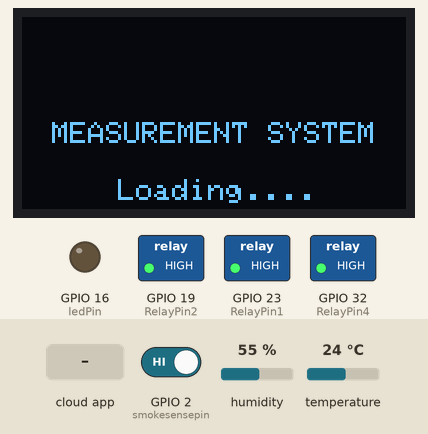
A sketch run on a simulated ESP32. Parts: 128×64 one-colour display, switched loads named in the sketch (green lamp = pin HIGH), output pins drawn as LEDs (lit = HIGH). The inputs (shaded band) are chosen by the test bench; at power-on: GPIO 2 (smokesensepin) HIGH, temperature 24 °C, humidity 55 %. WiFi joins after 1.5 s; servers stay silent unless stated; what the sketch prints to the serial monitor is not drawn.

Above: at 2.7 s.
5.4 s: GPIO 2 (smokesensepin) driven LOW
At 6.5 s:
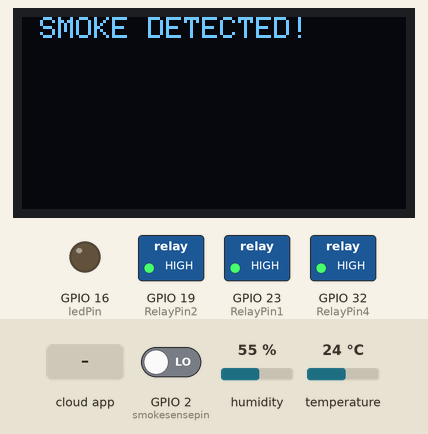
6.9 s: the phone or cloud app sets 63a28c972ee87004c2d03c38 to 1
At 8.1 s:
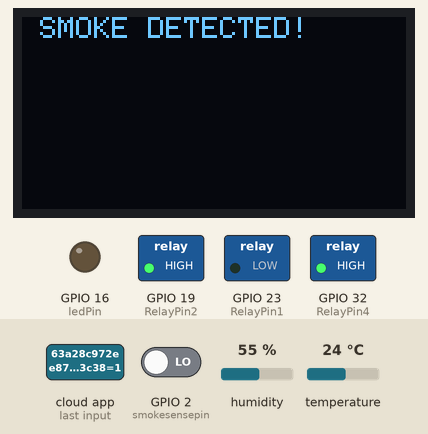
8.4 s: the phone or cloud app sets 63a28ff52ee87004c2d0421c to 1
At 9.6 s:
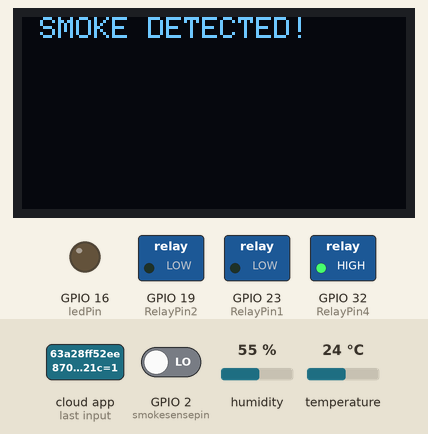
9.9 s: temperature set to 26 °C
At 11.1 s:
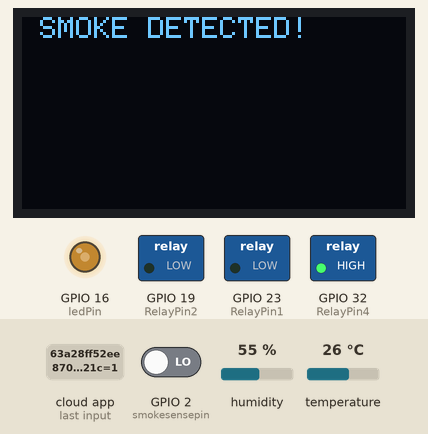
11.7 s: the phone or cloud app sets 63a28c972ee87004c2d03c38 to 0
At 12.9 s:
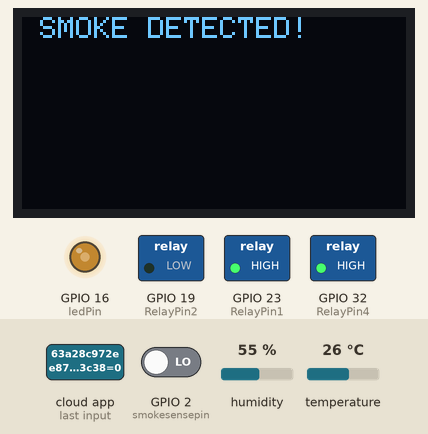
13.2 s: the phone or cloud app sets 63a28ff52ee87004c2d0421c to 0
At 13.6 s:
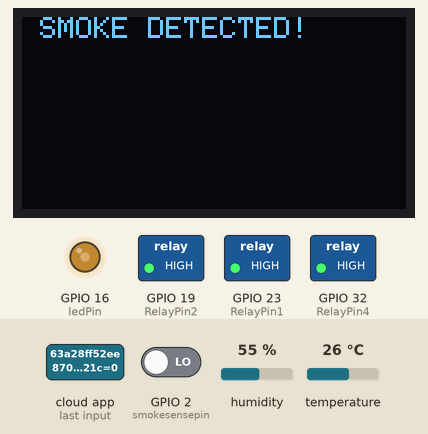
Timing chart, 0 to 15.7 s (numbered marks = the images above; inputs shaded):
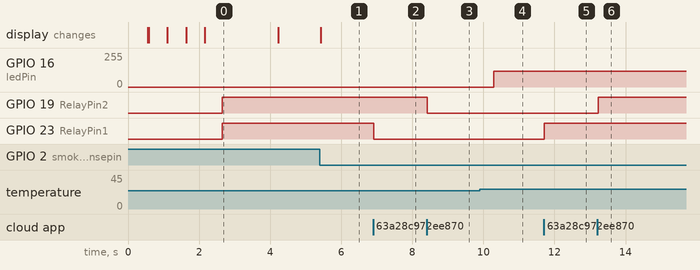

Measured:
- the behaviour switches between 24 and 25 °C on temperature (found by bisection; images 3 and 4)
- after the input at 5.4 s, the display: changes at once (image 1)
- after the input at 6.9 s, GPIO 23 (RelayPin1): HIGH → LOW at once
- after the input at 8.4 s, GPIO 19 (RelayPin2): HIGH → LOW at once
- after the input at 9.9 s, GPIO 16 (ledPin): 0/255 → 120/255 after 0.39 s
- after the input at 11.7 s, GPIO 23 (RelayPin1): LOW → HIGH at once
- after the input at 13.2 s, GPIO 19 (RelayPin2): LOW → HIGH at once

The sketch:

IOT_homeAutomation_PIDv2.ino
```cpp
#ifdef ENABLE_DEBUG
#define DEBUG_ESP_PORT Serial
#define NODEBUG_WEBSOCKETS
#define NDEBUG
#endif

#include <Arduino.h>
#include "DHT.h"

#include <WiFi.h>
#include "SinricPro.h"
#include "SinricProSwitch.h"
#include <SPI.h>

#include <Adafruit_GFX.h>
#include <Adafruit_SSD1306.h>

#define SCREEN_WIDTH 128
#define SCREEN_HEIGHT 64
#define OLED_RESET -1
#define SCREEN_ADDRESS 0x3C

Adafruit_SSD1306 display(SCREEN_WIDTH, SCREEN_HEIGHT, &Wire, OLED_RESET);

#include <map>

#define WIFI_SSID "Kafka 3"
#define WIFI_PASS "11223344"
#define APP_KEY "82367567-01d9-4f6e-bcd1-f56c43867562"                                          // Should look like "de0bxxxx-1x3x-4x3x-ax2x-5dabxxxxxxxx"
#define APP_SECRET "60211e7f-76d4-44f5-9fd6-af20c85e55de-9dacc631-dfde-496e-99c8-a4f901a654ec"  // Should look like "5f36xxxx-x3x7-4x3x-xexe-e86724a9xxxx-4c4axxxx-3x3x-x5xe-x9x3-333d65xxxxxx"
#define DHTTYPE DHT11

//Enter the device IDs here
#define device_ID_1 "63a28c972ee87004c2d03c38"
#define device_ID_2 "63a28ff52ee87004c2d0421c"
#define device_ID_3 "63a29014e0013e205089ab90"
// define the GPIO connected with Relays and switches
#define RelayPin1 23  //D23
#define RelayPin2 19  //D22
#define RelayPin3 34  //D21
#define DHTPIN 4      //D4 for DHT SENSOR
#define RelayPin4 32  //D19
// #define fanpin 25 // D25
#define smokesensepin 2  //D3
// #define buzzpin 18
/*LED pin defined*/

const int ledPin = 16;

#define SwitchPin1 13  //D13
#define SwitchPin2 12  //D12
#define SwitchPin3 14  //D14
//#define SwitchPin4 27  //D27

#define wifiLed 2  //D2


// comment the following line if you use a toggle switches instead of tactile buttons
//#define TACTILE_BUTTON 1

#define BAUD_RATE 9600

#define DEBOUNCE_TIME 250

// setting PWM properties
const int freq = 5000;
const int ledChannel = 0;
const int resolution = 8;

typedef struct {  // struct for the std::map below
  int relayPIN;
  int flipSwitchPIN;
} deviceConfig_t;


std::map<String, deviceConfig_t> devices = {
  //{deviceId, {relayPIN,  flipSwitchPIN}}
  { device_ID_1, { RelayPin1, SwitchPin1 } },
  { device_ID_2, { RelayPin2, SwitchPin2 } },
  // {device_ID_3, {  RelayPin3, SwitchPin3 }},
  //{device_ID_4, {  RelayPin4, SwitchPin4 }}
};

typedef struct {  // struct for the std::map below
  String deviceId;
  bool lastFlipSwitchState;
  unsigned long lastFlipSwitchChange;
} flipSwitchConfig_t;

std::map<int, flipSwitchConfig_t> flipSwitches;  // this map is used to map flipSwitch PINs to deviceId and handling debounce and last flipSwitch state checks
                                                 // it will be setup in "setupFlipSwitches" function, using informations from devices map

void setupRelays() {
  for (auto &device : devices) {            // for each device (relay, flipSwitch combination)
    int relayPIN = device.second.relayPIN;  // get the relay pin
    pinMode(relayPIN, OUTPUT);              // set relay pin to OUTPUT
    digitalWrite(relayPIN, HIGH);
  }
}
DHT dht(DHTPIN, DHTTYPE);

void setupDHT() {
  pinMode(RelayPin4, OUTPUT);
  digitalWrite(RelayPin4, HIGH);
}

void handleEmergency() {

  // delay(2000);
  // Reading temperature or humidity takes about 250 milliseconds!
  // Sensor readings may also be up to 2 seconds 'old' (its a very slow sensor)
  float h = dht.readHumidity();
  // Read temperature as Celsius (the default)
  float t = dht.readTemperature();
  // Read temperature as Fahrenheit (isFahrenheit = true)
  float f = dht.readTemperature(true);
  if (isnan(h) || isnan(t) || isnan(f)) {
    Serial.println(F("Failed to read from DHT sensor!"));
    return;
  }
  Serial.print(F("%  Temperature: "));
  Serial.println(t);
  Serial.print(F("°C "));
  Serial.println(f);
  if (t > 45) {
    digitalWrite(RelayPin4, LOW);  //CHECK IF WORKS
  } else {
    digitalWrite(RelayPin4, HIGH);
  }
}
void setupFlipSwitches() {
  for (auto &device : devices) {          // for each device (relay / flipSwitch combination)
    flipSwitchConfig_t flipSwitchConfig;  // create a new flipSwitch configuration

    flipSwitchConfig.deviceId = device.first;     // set the deviceId
    flipSwitchConfig.lastFlipSwitchChange = 0;    // set debounce time
    flipSwitchConfig.lastFlipSwitchState = true;  // set lastFlipSwitchState to false (LOW)--

    int flipSwitchPIN = device.second.flipSwitchPIN;  // get the flipSwitchPIN

    flipSwitches[flipSwitchPIN] = flipSwitchConfig;  // save the flipSwitch config to flipSwitches map
    pinMode(flipSwitchPIN, INPUT_PULLUP);            // set the flipSwitch pin to INPUT
  }
}

bool onPowerState(String deviceId, bool &state) {
  Serial.printf("%s: %s\r\n", deviceId.c_str(), state ? "on" : "off");
  int relayPIN = devices[deviceId].relayPIN;  // get the relay pin for corresponding device
  digitalWrite(relayPIN, !state);             // set the new relay state
  return true;
}

void handleFlipSwitches() {
  unsigned long actualMillis = millis();                                          // get actual millis
  for (auto &flipSwitch : flipSwitches) {                                         // for each flipSwitch in flipSwitches map
    unsigned long lastFlipSwitchChange = flipSwitch.second.lastFlipSwitchChange;  // get the timestamp when flipSwitch was pressed last time (used to debounce / limit events)

    if (actualMillis - lastFlipSwitchChange > DEBOUNCE_TIME) {  // if time is > debounce time...

      int flipSwitchPIN = flipSwitch.first;                              // get the flipSwitch pin from configuration
      bool lastFlipSwitchState = flipSwitch.second.lastFlipSwitchState;  // get the lastFlipSwitchState
      bool flipSwitchState = digitalRead(flipSwitchPIN);                 // read the current flipSwitch state
      if (flipSwitchState != lastFlipSwitchState) {                      // if the flipSwitchState has changed...
#ifdef TACTILE_BUTTON
        if (flipSwitchState) {  // if the tactile button is pressed
#endif
          flipSwitch.second.lastFlipSwitchChange = actualMillis;  // update lastFlipSwitchChange time
          String deviceId = flipSwitch.second.deviceId;           // get the deviceId from config
          int relayPIN = devices[deviceId].relayPIN;              // get the relayPIN from config
          bool newRelayState = !digitalRead(relayPIN);            // set the new relay State
          digitalWrite(relayPIN, newRelayState);                  // set the trelay to the new state

          SinricProSwitch &mySwitch = SinricPro[deviceId];  // get Switch device from SinricPro
          mySwitch.sendPowerStateEvent(!newRelayState);     // send the event
#ifdef TACTILE_BUTTON
        }
#endif
        flipSwitch.second.lastFlipSwitchState = flipSwitchState;  // update lastFlipSwitchState
      }
    }
  }
}
int smokedata = 0;
float t = 0;

void setupWiFi() {
  Serial.printf("\r\n[Wifi]: Connecting");
  WiFi.begin(WIFI_SSID, WIFI_PASS);

  while (WiFi.status() != WL_CONNECTED) {
    Serial.printf(".");
    delay(250);
  }
  digitalWrite(wifiLed, HIGH);
  Serial.printf("connected!\r\n[WiFi]: IP-Address is %s\r\n", WiFi.localIP().toString().c_str());
}

void setupSinricPro() {
  for (auto &device : devices) {
    const char *deviceId = device.first.c_str();
    SinricProSwitch &mySwitch = SinricPro[deviceId];
    mySwitch.onPowerState(onPowerState);
  }

  SinricPro.begin(APP_KEY, APP_SECRET);
  SinricPro.restoreDeviceStates(true);
}


void setup() {
  Serial.begin(BAUD_RATE);
  Serial.println(F("DHTxx test!"));
  dht.begin();
  if (!display.begin(SSD1306_SWITCHCAPVCC, SCREEN_ADDRESS)) {
    for (;;)
      ;
  }

  delay(500);
  display.clearDisplay();
  display.setTextSize(1);
  display.setTextColor(WHITE);
  display.setCursor(4, 35);
  display.print(" MEASUREMENT SYSTEM ");
  display.setCursor(26, 54);
  display.print(" Loading");
  display.display();

  for (int i = 0; i < 4; i++) {
    display.print(".");
    display.display();
    delay(500);
  }
  display.clearDisplay();

  pinMode(wifiLed, OUTPUT);
  pinMode(smokesensepin, INPUT);
  digitalWrite(wifiLed, LOW);
  // pinMode(buzzpin,OUTPUT);
  // digitalWrite(buzzpin, HIGH);

  // configure LED PWM functionalitites
  ledcSetup(ledChannel, freq, resolution);

  // attach the channel to the GPIO to be controlled
  ledcAttachPin(ledPin, ledChannel);


  setupRelays();
  setupFlipSwitches();
  setupDHT();
  setupWiFi();
  setupSinricPro();
}

void loop() {
  float h = dht.readHumidity();
  // Read temperature as Celsius (the default)
  t = dht.readTemperature();
  // Read temperature as Fahrenheit (isFahrenheit = true)
  float f = dht.readTemperature(true);
  if ( isnan(t) ) {
    Serial.println(F("Failed to read from DHT sensor!"));
    //t = ;
    delay(500);
      Serial.println(t);
  t = dht.readTemperature();
  return;
  }
  Serial.print(F("%  Temperature: "));
  Serial.println(t);
  // Serial.print(F("°C "));
  // Serial.println(f);

if ( t < 25) {
      ledcWrite(ledChannel, 0);
      delay(15);
t = dht.readTemperature();
      SinricPro.handle();
  }

  if (t >= 25 && t < 30) {
      ledcWrite(ledChannel, 120);
      delay(15);
t = dht.readTemperature();
      SinricPro.handle();
  }

  if (t >= 30 && t < 35) {
      ledcWrite(ledChannel, 180);
      delay(15);
t = dht.readTemperature();
      SinricPro.handle();

  }

  if (t >= 35) {
      ledcWrite(ledChannel, 240);
      delay(15);
    t = dht.readTemperature();
SinricPro.handle();
  }

//   if (t >= 40) {
//     for (int dutyCycle = 0; dutyCycle <= 255; dutyCycle++) {
//       // changing the LED brightness with PWM
//       ledcWrite(ledChannel, dutyCycle);
//       delay(15);

// t = dht.readTemperature();
// SinricPro.handle();
//    }

//   }


Serial.println("Smokedata");
// smokedata = analogRead(smokesensepin);
// Serial.println(smokedata);
smokedata = digitalRead(smokesensepin);

if (smokedata == 0) {
  Serial.println("Smoke Detected");
  display.setTextSize(1);
  display.setTextColor(WHITE);
  display.setCursor(0, 0);
  display.print(" SMOKE DETECTED! ");
  display.display();
  display.clearDisplay();
} else {
  Serial.println(smokedata);
  display.setTextSize(1);
  display.setTextColor(WHITE);
  display.setCursor(0, 0);
  display.print(" SMOKE NOT DETECTED! ");
  display.display();
  display.clearDisplay();
}


SinricPro.handle();
//handleEmergency();
//handleFlipSwitches();
}
```
